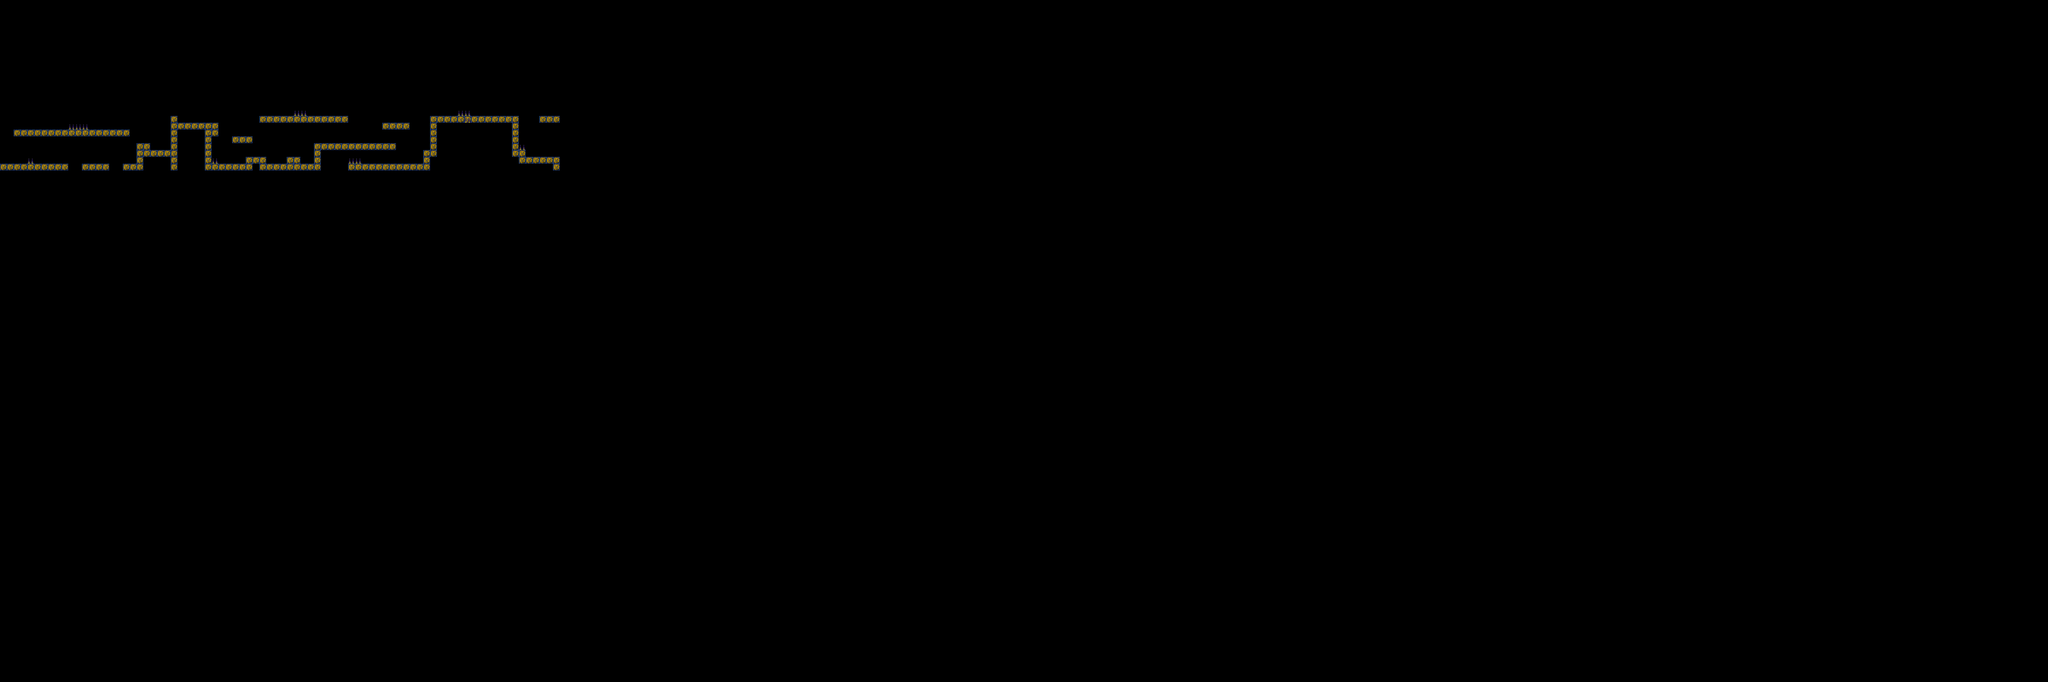

A level layout from a 2D game, rendered from its tile map. Below: a short description, then the map file with tile-grid data replaced by summaries:
An orthogonal 300x100 tile map with 16x16 px tiles, 2 tile layers (Ground, Hazzards) and 2 objects.

<map version="1.0" orientation="orthogonal" renderorder="right-down" width="300" height="100" tilewidth="16" tileheight="16" nextobjectid="1">
 <properties>
  <property name="unity:scale" value="0.0625" />
 </properties>
 <tileset firstgid="1" name="basic_tileset" tilewidth="16" tileheight="16">
  <image source="../Art/GPJ_2D_Platformer_Sprites.png" width="128" height="128" />
  <tile id="16">
   <objectgroup draworder="index">
    <object id="0" x="0.0909091" y="0" width="15.6364" height="16" />
   </objectgroup>
  </tile>
  <tile id="17">
   <objectgroup draworder="index">
    <object id="0" x="-1.27273" y="4.18182" width="16.3636" height="12.0909" />
   </objectgroup>
  </tile>
 </tileset>
 <layer name="Ground" width="300" height="100">
  <properties>
   <property name="unity:layer" value="Ground" />
   <property name="unity:tag" value="Ground" />
  </properties>
  <data>[30000 cells, 165 non-empty, 1 distinct tile ids]</data>
 </layer>
 <layer name="Hazzards" width="300" height="100">
  <properties>
   <property name="unity:isTrigger" value="true" />
  </properties>
  <data>[30000 cells, 13 non-empty, 1 distinct tile ids]</data>
 </layer>
</map>
